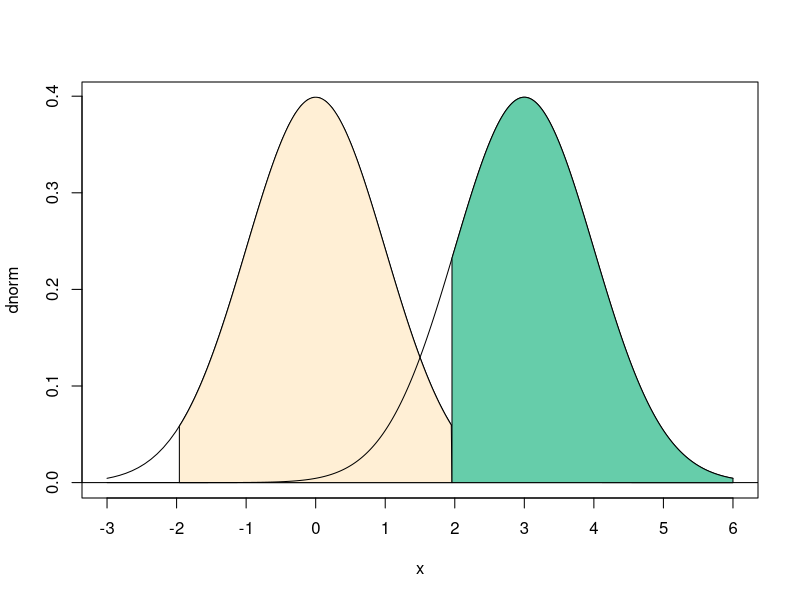

R code for this plot:
## ---- chunk 1
left <- qnorm(.025)
right <- qnorm(.975)
plot(dnorm, xlim=c(-3,6), xaxt="n")
axis(1, c(seq(-3,6,1)))

# Add colored in area under standard normal curve
x <- seq(left, right, .01)
y <- dnorm(x)
x <- c(left, x, right)
y <- c(0, y, 0)
abline(h=0)
polygon(x, y, col="papayawhip")

# Draw alternate normal curve with mean of alt.
alt <- 3
xalt <- seq(-3, 6, .01)
yalt <- dnorm(xalt, mean=alt, sd=1)
lines(xalt, yalt)

# Draw possible power area under alternate curve
xalt <- seq(right, 6, .01)
yalt <- dnorm(xalt, mean=alt, sd=1)
xalt <- c(right, xalt, 6)
yalt <- c(0, yalt, 0)
polygon(xalt, yalt, col="mediumaquamarine")

